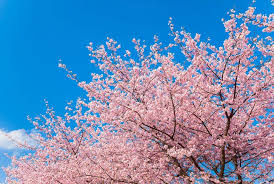
#> input picture lab2/images.jpg, 274 x 184 px
$ python 'untitled3 (1).py'
#> lines starting #> are read from the running program, lines starting #| are printed output that depends on the picture
# -*- coding: utf-8 -*-
"""Untitled3.ipynb

Automatically generated by Colab.

Original file is located at
    https://colab.research.google.com/drive/1CY-E6JWSohnuH0TOc2I972RSCTBktVmW
"""

import numpy as np
import matplotlib.pyplot as plt
from PIL import Image  # Import the PIL library

def load_image_into_numpy_array(image_path):
    """Loads an image from a path and returns it as a NumPy array."""
#> called with image_path = 'images.jpg'
    try:
        img = Image.open(image_path)  #Open the image using PIL
#> img is the input picture: PIL image 274x184 RGB; mean R, G, B 110.6, 141.5, 182.7
        return np.array(img)  # Convert the image to a NumPy array
    except FileNotFoundError:
        print(f"Error: Image file '{image_path}' not found.")
        return None
    except Exception as e:
        print(f"Error loading image: {e}")
        return None

# Replace 'your_image.jpg' with the actual path to your image
image_path = 'images.jpg'
img_array = load_image_into_numpy_array(image_path)

if img_array is None:
    print("Exiting due to image loading error.")
else:
    print(f"Image shape: {img_array.shape}")
#| Image shape: (184, 274, 3)
# Display the original image
plt.imshow(img_array)
plt.title('Original Image')
plt.axis('off')  # Hide axis ticks and labels
plt.show()
# Rotate the image by 90 degrees
rotated_img = np.rot90(img_array)
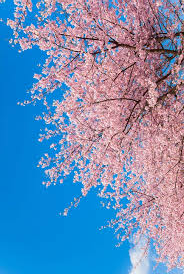
#> rotated_img: shape (274, 184, 3); mean R, G, B 110.6, 141.5, 182.7

# Flip the image horizontally
flipped_img = np.fliplr(img_array)
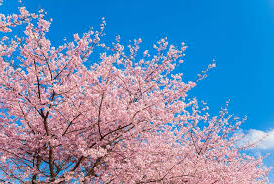
#> flipped_img: shape (184, 274, 3); mean R, G, B 110.6, 141.5, 182.7

# Display the rotated image
plt.imshow(rotated_img)
plt.title('Rotated Image (90 degrees)')
plt.axis('off')
plt.show()

# Display the flipped image
plt.imshow(flipped_img)
plt.title('Flipped Image (Horizontally)')
plt.axis('off')
plt.show()
# Apply grayscale conversion
def convert_to_grayscale(img_array):
    """Converts a NumPy image array to grayscale."""
    # Grayscale conversion formula: Y = 0.299*R + 0.587*G + 0.114*B
    return np.dot(img_array[..., :3], [0.299, 0.587, 0.114])
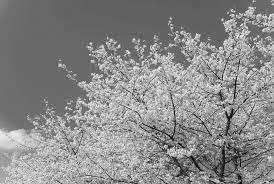
#> returned value: shape (184, 274) float64; min 2.89, max 254, mean 137

gray_img = convert_to_grayscale(img_array)

# Display the grayscale image
plt.imshow(gray_img, cmap='gray')  # Use cmap='gray' for grayscale images
plt.title('Grayscale Image')
plt.axis('off')
plt.show()

from sklearn.datasets import load_iris
import numpy as np
import matplotlib.pyplot as plt

# 1. Load the Iris dataset
iris = load_iris()
X = np.array(iris.data)
Y = np.array(iris.target)
feature_names = iris.feature_names

# 2. NumPy Analysis: Calculate Statistics
means = np.mean(X, axis=0)
medians = np.median(X, axis=0)
std_devs = np.std(X, axis=0)
mins = np.min(X, axis=0)
maxs = np.max(X, axis=0)

print("Descriptive Statistics for Iris Dataset:")
for i in range(X.shape[1]):
    print(f"\nFeature: {feature_names[i]}")
    print(f"  Mean: {means[i]:.2f}")
    print(f"  Median: {medians[i]:.2f}")
    print(f"  Standard Deviation: {std_devs[i]:.2f}")
    print(f"  Minimum: {mins[i]:.2f}")
    print(f"  Maximum: {maxs[i]:.2f}")
    print("-" * 30)

# 3. NumPy: Extract Sepal Length and Sepal Width
sepal_data = X[:, :2]
print("\nSepal Length and Sepal Width data:\n", sepal_data)

# 4. Matplotlib: Scatter Plot of Sepal Length vs. Sepal Width
plt.figure(figsize=(8, 6))
scatter = plt.scatter(sepal_data[:, 0], sepal_data[:, 1], c=Y, cmap='viridis')
plt.xlabel(feature_names[0])
plt.ylabel(feature_names[1])
plt.title('Scatter Plot of Sepal Length vs Sepal Width')

# Add a legend to identify the species
legend1 = plt.legend(*scatter.legend_elements(), title="Species")
plt.gca().add_artist(legend1)

plt.grid(True)
plt.show()
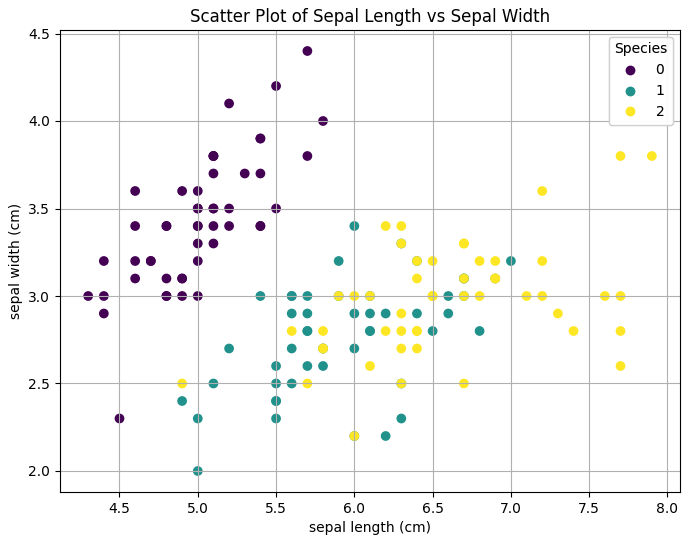
#> figure drawn by matplotlib, 1 panel

# 5. Matplotlib: Histogram of Sepal Length
plt.figure(figsize=(8, 6))
plt.hist(sepal_data[:, 0], bins=20, color='skyblue', edgecolor='black')
plt.xlabel(feature_names[0])
plt.ylabel('Frequency')
plt.title('Histogram of Sepal Length')
plt.grid(True)
plt.show()
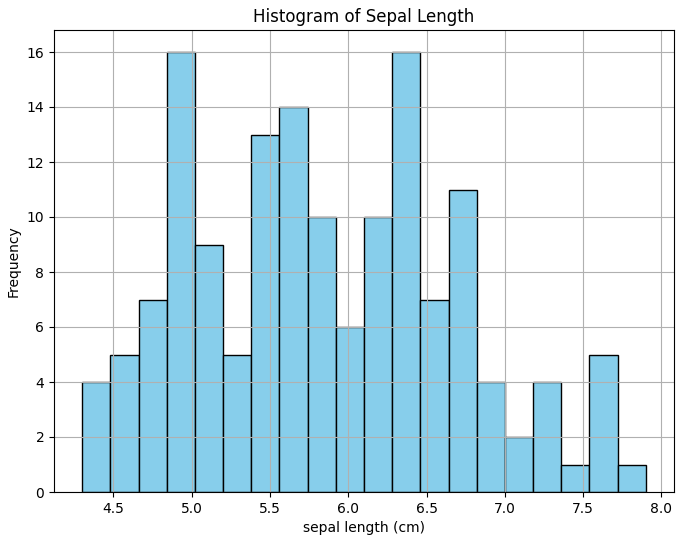
#> figure drawn by matplotlib, 1 panel

# 6. Matplotlib: Line Plot of Petal Length vs. Petal Width
petal_length = X[:, 2]
petal_width = X[:, 3]

# Sort the data by petal length for a more meaningful line plot
sorted_indices = np.argsort(petal_length)
petal_length_sorted = petal_length[sorted_indices]
petal_width_sorted = petal_width[sorted_indices]

plt.figure(figsize=(8, 6))
plt.plot(petal_length_sorted, petal_width_sorted, marker='o', linestyle='-', color='green')
plt.xlabel(feature_names[2])
plt.ylabel(feature_names[3])
plt.title('Line Plot of Petal Length vs Petal Width')
plt.grid(True)
plt.show()
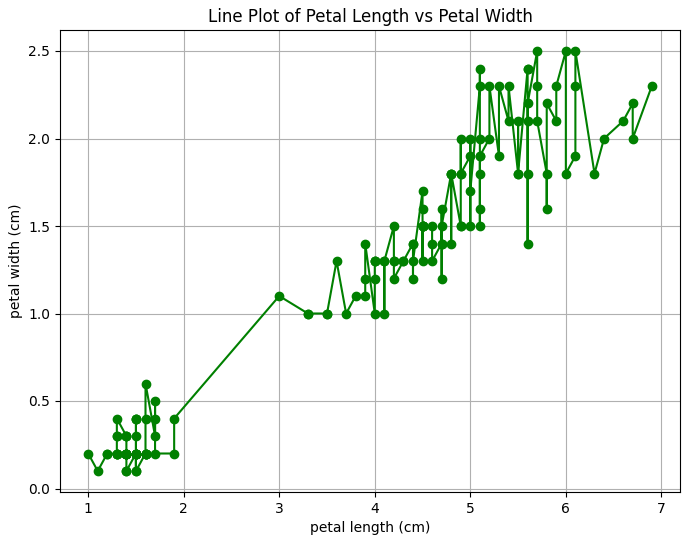
#> figure drawn by matplotlib, 1 panel
